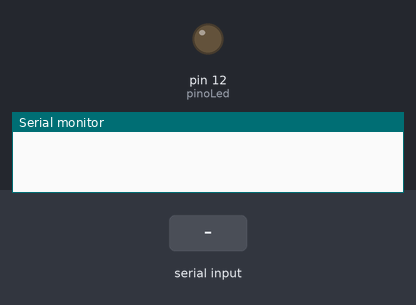
The sketch below on a simulated Arduino Uno, built with avr-gcc and run on an emulated ATmega328P. Parts: output pins drawn as LEDs (lit = HIGH), the last lines printed to the serial monitor. Dashed ring = blinking. The test bench sets the inputs (shaded band).

Above: at 1.3 s.
1.4 s: "b" received over the second serial link
At 1.7 s:
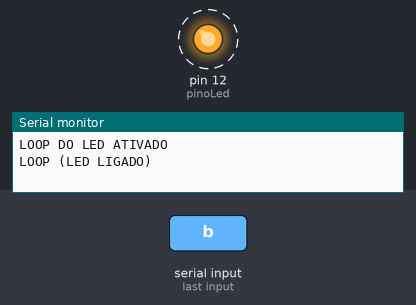
4.4 s: "2" received over the second serial link
At 5.2 s:
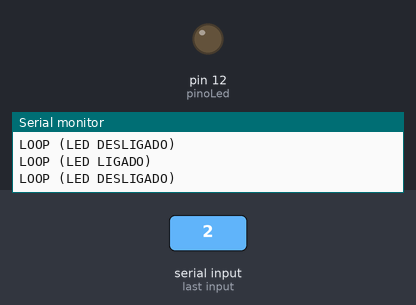
5.9 s: "1" received over the second serial link
At 6.4 s:
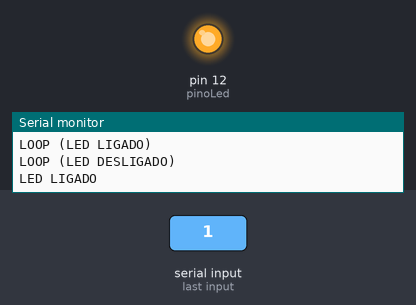
Timing chart, 0 to 8.9 s (numbered marks = the images above; inputs shaded):
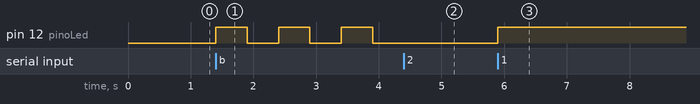

The sketch:

Bluetooth_led.ino
```cpp
#include <SoftwareSerial.h> //INCLUSÃO DE BIBLIOTECA
const int pinoRX = 2; //PINO DIGITAL 2 (RX)
const int pinoTX = 3; //PINO DIGITAL 3 (TX)
const int pinoLed = 12; //PINO DIGITAL UTILIZADO PELO LED
int dadoBluetooth = 0; //VARIÁVEL QUE ARMAZENA O VALOR ENVIADO PELO BLUETOOTH
boolean loopLED = false; //VARIÁVEL BOOLEANA QUE FAZ O CONTROLE DE ATIVAÇÃO DO LOOP DO LED
SoftwareSerial bluetooth(pinoRX, pinoTX); //PINOS QUE EMULAM A SERIAL, ONDE
//O PINO 2 É O RX E O PINO 3 É O TX
void setup(){
  Serial.begin(9600); //INICIALIZA A SERIAL
  bluetooth.begin(9600); //INICIALIZA A SERIAL DO BLUETOOTH
  bluetooth.print("$"); //IMPRIME O CARACTERE
  bluetooth.print("$"); //IMPRIME O CARACTERE
  bluetooth.print("$"); //IMPRIME O CARACTERE
  delay(100); //INTERVALO DE 100 MILISSEGUNDOS
  pinMode(pinoLed, OUTPUT); //DEFINE O PINO COMO SAÍDA
}
void loop(){
  if(bluetooth.available()){ //SE O BLUETOOTH ESTIVER HABILITADO, FAZ
       dadoBluetooth = bluetooth.read(); //VARIÁVEL RECEBE O VALOR ENVIADO PELO BLUETOOTH
    if(dadoBluetooth == '1'){ //SE O VALOR RECEBIDO FOR IGUAL A 1, FAZ
      Serial.println("LED LIGADO"); //IMPRIME O TEXTO NA SERIAL
      digitalWrite(pinoLed, HIGH); //LIGA O LED
    }
    if(dadoBluetooth == '0'){ //SE O VALOR RECEBIDO FOR IGUAL A 0, FAZ
      Serial.println("LED DESLIGADO"); //IMPRIME O TEXTO NA SERIAL
      digitalWrite(pinoLed, LOW); //DESLIGA O LED
    }
    if(dadoBluetooth == 'b'){ //SE O VALOR RECEBIDO FOR IGUAL A b, FAZ
      Serial.println("LOOP DO LED ATIVADO"); //IMPRIME O TEXTO NA SERIAL
      loopLED = true; //VARIÁVEL RECEBE verdadeiro
    }else{ //SENÃO, FAZ
      loopLED = false; //VARIÁVEL RECEBE falso
    }
  }

  //MÉTODO RESPONSÁVEL PELO LOOP (LIGA / DESLIGA) DO LED
  if(loopLED){
    digitalWrite(pinoLed, HIGH); //LIGA O LED
    Serial.println("LOOP (LED LIGADO)"); //IMPRIME O TEXTO NA SERIAL
    delay(500); //INTERVALO DE 500 MILISSEGUNDOS
    digitalWrite(pinoLed, LOW); //DESLIGA O LED
    Serial.println("LOOP (LED DESLIGADO)"); //IMPRIME O TEXTO NA SERIAL
    delay(500); //INTERVALO DE 500 MILISSEGUNDOS
  }
}
```

Measured:
- after the input at 1.4 s, pin 12 (pinoLed): alternates HIGH for 0.50 s and LOW for 0.50 s, starting at once
- after the input at 4.4 s, pin 12 (pinoLed): stays LOW (without the input it goes to HIGH after 0.00 s)
- after the input at 5.9 s, pin 12 (pinoLed): LOW → HIGH at once
